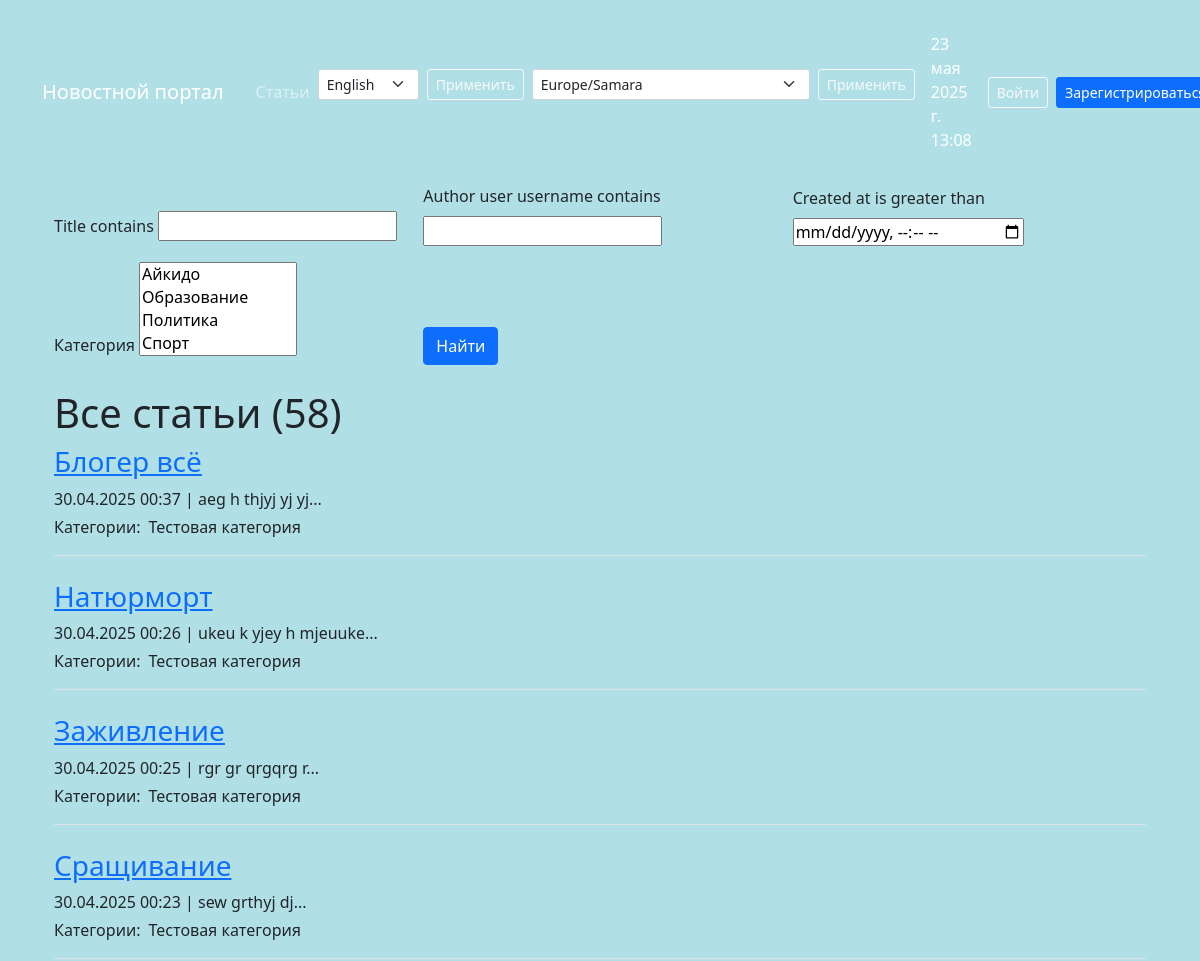
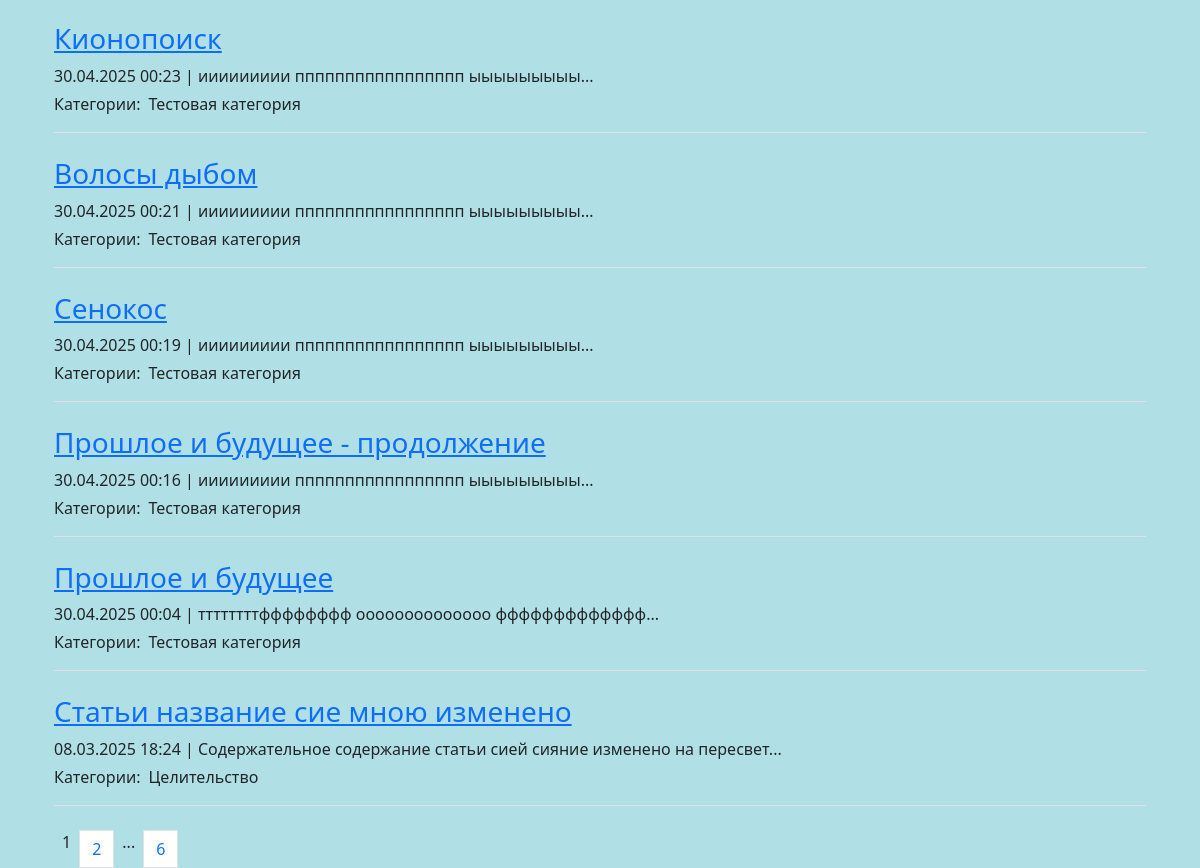
The app's page /articles/ with its own data (2 pictures, top to bottom).
### biblio/models.py (models this page shows, shortened)
class Post(models.Model):
    NEWS = 'NW'
    ARTICLE = 'AR'
    POST_TYPES = [
        (NEWS, 'Новость'),
        (ARTICLE, 'Статья')
    ]
    author = models.ForeignKey(Author, on_delete=models.CASCADE)
    post_type = models.CharField(max_length=2, choices=POST_TYPES)
    created_at = models.DateTimeField(auto_now_add=True)
    categories = models.ManyToManyField(Category, through='PostCategory')
    title = models.CharField(max_length=255)
    text = models.TextField()
    rating = models.IntegerField(default=0)
    def preview(self):
        return f"{self.text[:124]}..."  # Укороченный превью-текст

class Category(models.Model):
    name = models.CharField(max_length=255, help_text=_('category name'), unique=True)
    subscribers = models.ManyToManyField(User, blank = True, related_name='categories')
    def __str__(self):
        return self.name

### biblio/views.py (the view)
# urls.py: path('articles/', ArticlesList.as_view(), name='articles_list'),
class ArticlesList(ListView):
    model = Post
    template_name = 'articles/articles_list.html'
    context_object_name = 'article'
    queryset = Post.objects.filter(post_type='AR').order_by('-created_at')
    paginate_by = 10
    def get_queryset(self):
        queryset = super().get_queryset().filter(post_type='AR')
        self.filterset = SearchPost(self.request.GET, queryset)
        return self.filterset.qs
    def get_context_data(self, **kwargs):
        context = super().get_context_data(**kwargs)
        context['filterset'] = self.filterset
        context['news_count'] = Post.objects.filter(post_type='NW').count()
        context['article_count'] = Post.objects.filter(post_type='AR').count()
        context['time_now'] = datetime.now()
        context['next_sale'] = "Распродажа в среду!"
        return context

### biblio/context_tz.py (called while the page is built)
def get_timezone(request):
    tzname = request.session.get('django_timezone', settings.TIME_ZONE)
    local_time = timezone.localtime(timezone.now(), pytz.timezone(tzname))
    return {
        'current_time': local_time,
        'timezones': pytz.common_timezones,
        'TIME_ZONE': tzname
    }

### biblio/templatetags/custom_filters.py (called while the page is built)
@register.filter()
def censor (value):
    for word in censor_list:
        value = value.replace(word[1:-1], "*" * len(word[1:-1]))
    return value

### biblio/templatetags/custom_tags.py (called while the page is built)
@register.simple_tag(takes_context=True)
def url_replace(context, **kwargs):
   d = context['request'].GET.copy()
   for k, v in kwargs.items():
       d[k] = v
   return d.urlencode()

### templates/articles/articles_list.html (shortened to what this page needs)
﻿{% extends 'default.html' %}
{% load custom_filters %}
{% load custom_tags %}
{% block content %}
<div class="container mt-3">
    <form action="" method="get" class="mb-4">
        <div class="row g-3 align-items-end">
            {% for field in filterset.form %}
            <div class="col-md-4">
                <label for="{{ field.id_for_label }}" class="form-label">{{ field.label }}</label>
                {{ field }}
            </div>
            {% endfor %}
            <div class="col-md-4">
                <input type="submit" value="Найти" class="btn btn-primary" />
            </div>
        </div>
    </form>
    <h1>Все статьи ({{ article_count }})</h1>
    <div class="articles-list">
        {% if article %}
            {% for post in article %}
                <div class="post mb-4 border-bottom pb-3">
                    <div class="d-flex align-items-center">
                        <h3 class="mb-0 me-2"><a href="{% url 'biblio:articles_detail' post.id %}">{{ post.title|censor }}</a></h3>
                    </div>
                    <div class="post-meta mt-2">
                        <p class="mb-1">
                            {{ post.created_at|date:"d.m.Y H:i" }} | {{ post.preview|censor|truncatewords:20 }}
                        </p>
                        <div class="d-flex align-items-center flex-wrap">
                            <span class="me-2">Категории:</span>
                            {% for category in post.categories.all %}
                            <span class="d-inline-flex align-items-center me-3">
                                {{ category.name }}
                            </span>
                            {% endfor %}
                        </div>
                    </div>
                </div>
            {% endfor %}
        {% else %}
            <p>Статей пока нет.</p>
        {% endif %}
        <div class="pagination mt-4">
            <span class="current-page mx-2">{{ page_obj.number }}</span>
            {% if page_obj.has_next %}
                <a href="?{% url_replace page=page_obj.next_page_number %}" class="page-link">{{ page_obj.next_page_number }}</a>
                {% if paginator.num_pages != page_obj.next_page_number %}
                    <span class="mx-2">...</span>
                    <a href="?{% url_replace page=page_obj.paginator.num_pages %}" class="page-link">{{ page_obj.paginator.num_pages }}</a>
                {% endif %}
            {% endif %}
        </div>
    </div>
</div>
{% endblock content %}

### records on screen
Post: title|censor "Блогер всё", created_at "30.04.2025 00:37", preview|censor "aeg h thjyj yj yj..."
Category: name "Тестовая категория"
Post: title|censor "Натюрморт", created_at "30.04.2025 00:26", preview|censor "ukeu k yjey h mjeuuke..."
Post: title|censor "Заживление", created_at "30.04.2025 00:25", preview|censor "rgr gr qrgqrg r..."
Post: title|censor "Сращивание", created_at "30.04.2025 00:23", preview|censor "sew grthyj dj..."
Post: title|censor "Кионопоиск", created_at "30.04.2025 00:23", preview|censor "иииииииии ппппппппппппппппп ыыыыыыыыы..."
Post: title|censor "Волосы дыбом", created_at "30.04.2025 00:21", preview|censor "иииииииии ппппппппппппппппп ыыыыыыыыы..."
Post: title|censor "Сенокос", created_at "30.04.2025 00:19", preview|censor "иииииииии ппппппппппппппппп ыыыыыыыыы..."
Post: title|censor "Прошлое и будущее - продолжение", created_at "30.04.2025 00:16", preview|censor "иииииииии ппппппппппппппппп ыыыыыыыыы..."
Post: title|censor "Прошлое и будущее", created_at "30.04.2025 00:04", preview|censor "ттттттттфффффффф оооооооооооооо ффффффффффффф..."
Post: title|censor "Статьи название сие мною изменено", created_at "08.03.2025 18:24", preview|censor "Содержательное содержание статьи сией сияние изменено на пересвет..."
Category: name "Целительство"

### other values on screen
{{ current_time|timezone:TIME_ZONE|date:"DATETIME_FORMAT" }} "23 мая 2025 г. 13:08"
{{ field.label }} "Title contains" "Author user username contains" "Created at is greater than" "Категория"
{{ article_count }} "58"
{{ page_obj.number }} "1"
{{ page_obj.next_page_number }} "2"
{{ page_obj.paginator.num_pages }} "6"
form field language "English"
form field timezone "Europe/Samara"
